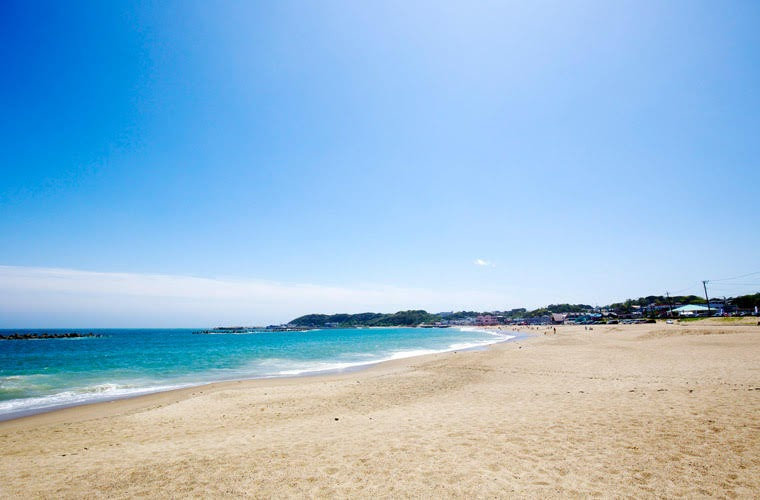
#> input picture PhotoComposition/images/background.jpg, 760 x 500 px, found by its file name
$ jupyter execute mask.ipynb   (older library calls are emulated)
#> lines starting #> are read from the running program, lines starting #| are printed output that depends on the picture; after the words box and inside, x2 and y2 are one past the last pixel; in counts of white or black regions, pixels touching at a corner belong together
[cell 1]
import cv2
import matplotlib.pyplot as plt
import numpy as np

def imshow(img):
    if img.ndim == 2:
        plt.imshow(img, cmap='gray')
    else:
        plt.imshow(img[...,::-1])
    plt.axis('off')
    plt.show()

[cell 2]
# 背景画像及び前景画像を読み込む。
background = cv2.imread('image/background.jpg')
#> background is the input picture: shape (500, 760, 3); mean B, G, R 212.6, 186.2, 151
# [4 lines of commented-out code are left out]
foreground = cv2.imread('image/tzuyu_3.jpg')
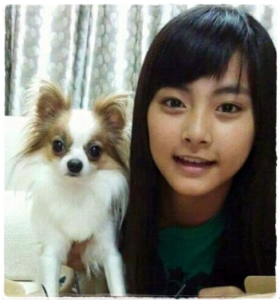
#> input picture PhotoComposition/images/tzuyu_3.jpg, 280 x 300 px, found by its file name
#> foreground is the input picture: shape (300, 280, 3); mean B, G, R 116.1, 125.7, 128

[cell 3]
# グレースケールに変換する。
gray = cv2.cvtColor(foreground, cv2.COLOR_BGR2GRAY)
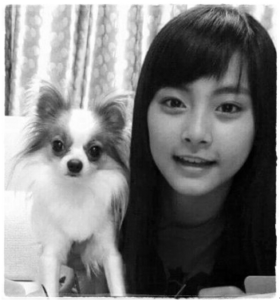
#> gray: shape (300, 280); min 0, max 255, mean 125.3
# 2値化する。
_, binary = cv2.threshold(gray, 250, 255, cv2.THRESH_BINARY_INV)
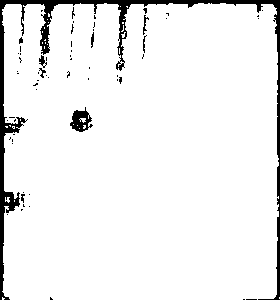
#> binary: shape (300, 280); 93.9% white; 62 black regions (53 under 20 px)
imshow(binary)

[cell 4]
# 輪郭抽出する。
#_, contours, hierarchy = cv2.findContours(binary, cv2.RETR_EXTERNAL, cv2.CHAIN_APPROX_SIMPLE)
contours, hierarchy = cv2.findContours(binary, cv2.RETR_EXTERNAL, cv2.CHAIN_APPROX_SIMPLE)
#> contours = 25 contours, 24 with area under 20; largest, box (x1, y1, x2, y2) and area: (2, 3, 279, 300) 78759

[cell 5]
# 検出された輪郭内部を (255, 255, 255) で塗りつぶす。
mask = np.zeros_like(foreground)
cv2.drawContours(mask, contours, -1, color=(255, 255, 255), thickness=-1)
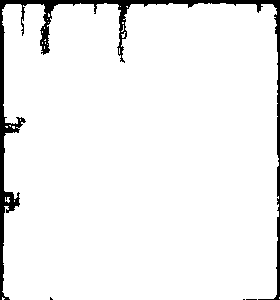
#> mask: shape (300, 280, 3); 94.8% white; 4 black regions (3 under 20 px), largest, box (x1, y1, x2, y2) and area: (0, 0, 280, 300) 4320

# 以上の手順で前景画像のうち、合成する画素を (255, 255, 255) としたマスク画像が作成できた。
imshow(mask)

[cell 6]
h, w = foreground.shape[:2]  # 前景画像の大きさ
#> h = 300; w = 280
x, y = 100, 200  # 背景画像の座標上で前景画像を貼り付ける位置
roi = background[y:y + h, x:x + w, :]
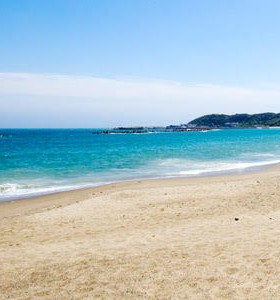
#> roi: shape (300, 280, 3); mean B, G, R 202.5, 194.8, 171.2
result = np.where(mask==255, foreground, roi)
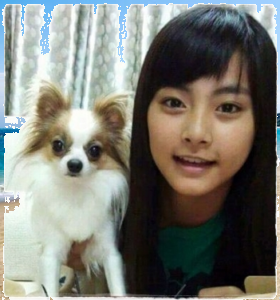
#> result: shape (300, 280, 3); mean of channels 0, 1, 2 114.3, 122.3, 122.6; drawn as B, G, R

imshow(result)
